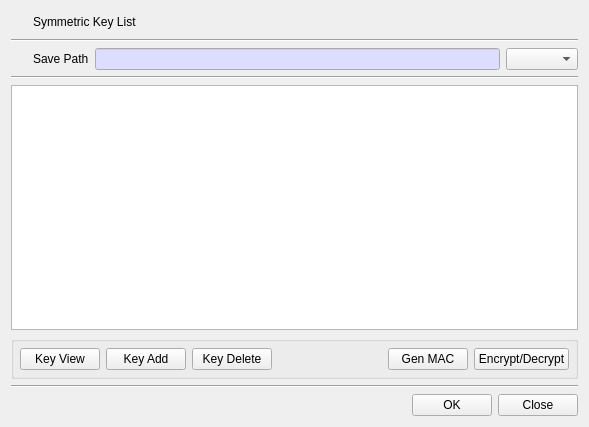
<?xml version="1.0" encoding="UTF-8"?>
<ui version="4.0">
 <class>KeyListDlg</class>
 <widget class="QDialog" name="KeyListDlg">
  <property name="geometry">
   <rect>
    <x>0</x>
    <y>0</y>
    <width>589</width>
    <height>427</height>
   </rect>
  </property>
  <property name="windowTitle">
   <string>Key List</string>
  </property>
  <layout class="QVBoxLayout" name="verticalLayout">
   <item>
    <layout class="QGridLayout" name="gridLayout_4">
     <property name="topMargin">
      <number>0</number>
     </property>
     <item row="0" column="1">
      <widget class="QLabel" name="mTitleLabel">
       <property name="text">
        <string>Symmetric Key List</string>
       </property>
      </widget>
     </item>
     <item row="0" column="0">
      <widget class="QPushButton" name="pushButton">
       <property name="minimumSize">
        <size>
         <width>16</width>
         <height>0</height>
        </size>
       </property>
       <property name="maximumSize">
        <size>
         <width>16</width>
         <height>16777215</height>
        </size>
       </property>
       <property name="text">
        <string/>
       </property>
       <property name="icon">
        <iconset resource="bereditor.qrc">
         <normaloff>:/images/keylist.png</normaloff>:/images/keylist.png</iconset>
       </property>
       <property name="flat">
        <bool>true</bool>
       </property>
      </widget>
     </item>
    </layout>
   </item>
   <item>
    <widget class="Line" name="line">
     <property name="orientation">
      <enum>Qt::Horizontal</enum>
     </property>
    </widget>
   </item>
   <item>
    <layout class="QGridLayout" name="gridLayout">
     <item row="0" column="2">
      <widget class="QLineEdit" name="mSavePathText">
       <property name="palette">
        <palette>
         <active>
          <colorrole role="Base">
           <brush brushstyle="SolidPattern">
            <color alpha="255">
             <red>221</red>
             <green>221</green>
             <blue>255</blue>
            </color>
           </brush>
          </colorrole>
         </active>
         <inactive>
          <colorrole role="Base">
           <brush brushstyle="SolidPattern">
            <color alpha="255">
             <red>221</red>
             <green>221</green>
             <blue>255</blue>
            </color>
           </brush>
          </colorrole>
         </inactive>
         <disabled/>
        </palette>
       </property>
       <property name="focusPolicy">
        <enum>Qt::NoFocus</enum>
       </property>
       <property name="readOnly">
        <bool>true</bool>
       </property>
      </widget>
     </item>
     <item row="0" column="3">
      <widget class="QComboBox" name="mKeyTypeCombo"/>
     </item>
     <item row="0" column="1">
      <widget class="QLabel" name="label_2">
       <property name="text">
        <string>Save Path</string>
       </property>
      </widget>
     </item>
     <item row="0" column="0">
      <widget class="QPushButton" name="pushButton_2">
       <property name="minimumSize">
        <size>
         <width>16</width>
         <height>0</height>
        </size>
       </property>
       <property name="maximumSize">
        <size>
         <width>16</width>
         <height>16777215</height>
        </size>
       </property>
       <property name="text">
        <string/>
       </property>
       <property name="icon">
        <iconset resource="bereditor.qrc">
         <normaloff>:/images/key.png</normaloff>:/images/key.png</iconset>
       </property>
       <property name="flat">
        <bool>true</bool>
       </property>
      </widget>
     </item>
    </layout>
   </item>
   <item>
    <widget class="Line" name="line_2">
     <property name="orientation">
      <enum>Qt::Horizontal</enum>
     </property>
    </widget>
   </item>
   <item>
    <widget class="QTableWidget" name="mKeyTable">
     <property name="minimumSize">
      <size>
       <width>560</width>
       <height>160</height>
      </size>
     </property>
     <property name="contextMenuPolicy">
      <enum>Qt::CustomContextMenu</enum>
     </property>
     <attribute name="horizontalHeaderHighlightSections">
      <bool>false</bool>
     </attribute>
    </widget>
   </item>
   <item>
    <widget class="QGroupBox" name="mManGroup">
     <property name="minimumSize">
      <size>
       <width>0</width>
       <height>0</height>
      </size>
     </property>
     <property name="title">
      <string/>
     </property>
     <layout class="QVBoxLayout" name="verticalLayout_2">
      <property name="spacing">
       <number>6</number>
      </property>
      <property name="leftMargin">
       <number>6</number>
      </property>
      <property name="topMargin">
       <number>6</number>
      </property>
      <property name="rightMargin">
       <number>6</number>
      </property>
      <property name="bottomMargin">
       <number>6</number>
      </property>
      <item>
       <layout class="QGridLayout" name="gridLayout_3">
        <item row="0" column="2">
         <widget class="QPushButton" name="mKeyViewBtn">
          <property name="text">
           <string>Key View</string>
          </property>
         </widget>
        </item>
        <item row="0" column="6">
         <widget class="QPushButton" name="mGenMACBtn">
          <property name="text">
           <string>Gen MAC</string>
          </property>
         </widget>
        </item>
        <item row="0" column="7">
         <widget class="QPushButton" name="mEncDecBtn">
          <property name="text">
           <string>Encrypt/Decrypt</string>
          </property>
         </widget>
        </item>
        <item row="0" column="5">
         <spacer name="horizontalSpacer_2">
          <property name="orientation">
           <enum>Qt::Horizontal</enum>
          </property>
          <property name="sizeHint" stdset="0">
           <size>
            <width>40</width>
            <height>20</height>
           </size>
          </property>
         </spacer>
        </item>
        <item row="0" column="4">
         <widget class="QPushButton" name="mKeyDelBtn">
          <property name="text">
           <string>Key Delete</string>
          </property>
         </widget>
        </item>
        <item row="0" column="3">
         <widget class="QPushButton" name="mKeyAddBtn">
          <property name="text">
           <string>Key Add</string>
          </property>
         </widget>
        </item>
       </layout>
      </item>
     </layout>
    </widget>
   </item>
   <item>
    <widget class="Line" name="line_3">
     <property name="orientation">
      <enum>Qt::Horizontal</enum>
     </property>
    </widget>
   </item>
   <item>
    <layout class="QGridLayout" name="gridLayout_2">
     <property name="topMargin">
      <number>0</number>
     </property>
     <item row="0" column="2">
      <widget class="QPushButton" name="mCloseBtn">
       <property name="text">
        <string>Close</string>
       </property>
      </widget>
     </item>
     <item row="0" column="0">
      <spacer name="horizontalSpacer">
       <property name="orientation">
        <enum>Qt::Horizontal</enum>
       </property>
       <property name="sizeHint" stdset="0">
        <size>
         <width>40</width>
         <height>20</height>
        </size>
       </property>
      </spacer>
     </item>
     <item row="0" column="1">
      <widget class="QPushButton" name="mOKBtn">
       <property name="text">
        <string>OK</string>
       </property>
      </widget>
     </item>
    </layout>
   </item>
  </layout>
 </widget>
 <tabstops>
  <tabstop>pushButton</tabstop>
  <tabstop>pushButton_2</tabstop>
  <tabstop>mSavePathText</tabstop>
  <tabstop>mKeyTypeCombo</tabstop>
  <tabstop>mKeyTable</tabstop>
  <tabstop>mKeyViewBtn</tabstop>
  <tabstop>mKeyAddBtn</tabstop>
  <tabstop>mKeyDelBtn</tabstop>
  <tabstop>mGenMACBtn</tabstop>
  <tabstop>mEncDecBtn</tabstop>
  <tabstop>mOKBtn</tabstop>
  <tabstop>mCloseBtn</tabstop>
 </tabstops>
 <resources>
  <include location="bereditor.qrc"/>
 </resources>
 <connections/>
</ui>
